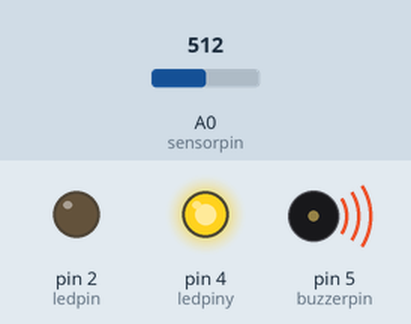
Recording of a sketch running on a simulated Arduino Uno, built with avr-gcc and run on an emulated ATmega328P. Parts: output pins drawn as LEDs (lit = HIGH), buzzer (waves = sounding, pin HIGH). The inputs (shaded band) are chosen by the test bench; at power-on: A0 (sensorpin) = 512. What the sketch prints to the serial monitor is not drawn.

Above: at 0.1 s.
At 1.1 s:
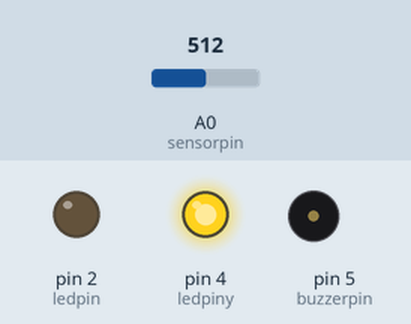
Timing chart, 0 to 2.6 s (numbered marks = the images above):
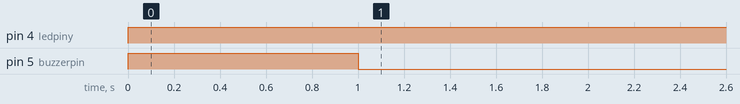

The sketch:

sicaklikla_ledlerle_bilgi_ver_Hafizali_sayac.ino
```cpp
int ledpin=2;
int ledpiny=4;

int butonpin=3;

int sensorpin=0;

int buzzerpin=5;

int okunandurum=0;
int leddurum=0;

int buzsay1=0;
int buzsay2=0;

void setup() {

Serial.begin(9600);

pinMode(ledpin,OUTPUT),
pinMode(ledpiny,OUTPUT),
pinMode(butonpin,INPUT);
pinMode(buzzerpin,OUTPUT);

}

void loop() {

//int okunandurum=butonoku(butonpin);  //fonksiyon çağrıldı.0 veya 1 dönder buraya fonksiyondan

float sensordegeri=analogRead(sensorpin);
float sicaklik=((sensordegeri/1023)*5000)/10;
Serial.print("Sicaklik değeri=");
Serial.println(sicaklik);

  if(sicaklik<23)
  {

    digitalWrite(ledpin,HIGH);
    digitalWrite(ledpiny,LOW);
    if(buzsay1<1)
    {
        ses1();
        buzsay1=buzsay1+1;
        buzsay2=0;
    }

    }


  else if(sicaklik>22)
  {
    digitalWrite(ledpiny,HIGH);
    digitalWrite(ledpin,LOW);
    if(buzsay2<1)
    {
        ses2();
        buzsay2=buzsay2+1;
        buzsay1=0;
    }
    }

    delay(30000);
}


//buton okuma burada gerçekleşiyor ve çağrıldığı yere 0 veya 1 dönüyor.


/*boolean butonoku(int butonpin)   //boolean fonksiyonu 1 veya 0 döner. böyle işlerde kullanışlı.
{
  int okunandeger=digitalRead(butonpin); // okunandeger bu fonksiyon için tanımlandı sadecde. yukarıda yok.
  delay(1000);
    if(okunandeger==digitalRead(butonpin)) // hala basılıysa demek.buton sorgulanır
    {
      return okunandeger;
      }
      else
      {
        return false;
        }
  }
  */

  void ses1()
  {
      digitalWrite(buzzerpin,HIGH);
      delay(50);
      digitalWrite(buzzerpin,LOW);
      delay(50);
      digitalWrite(buzzerpin,HIGH);
      delay(50);
      digitalWrite(buzzerpin,LOW);
      delay(50);
      digitalWrite(buzzerpin,HIGH);
      delay(50);
      digitalWrite(buzzerpin,LOW);

    }

    void ses2()
  {
      digitalWrite(buzzerpin,HIGH);
      delay(1000);
      digitalWrite(buzzerpin,LOW);


    }
```

Measured:
- by itself, pin 4 (ledpiny): LOW → HIGH at 0.00 s
- by itself, pin 5 (buzzerpin): LOW → HIGH at 0.00 s, → LOW 1.0 s later
